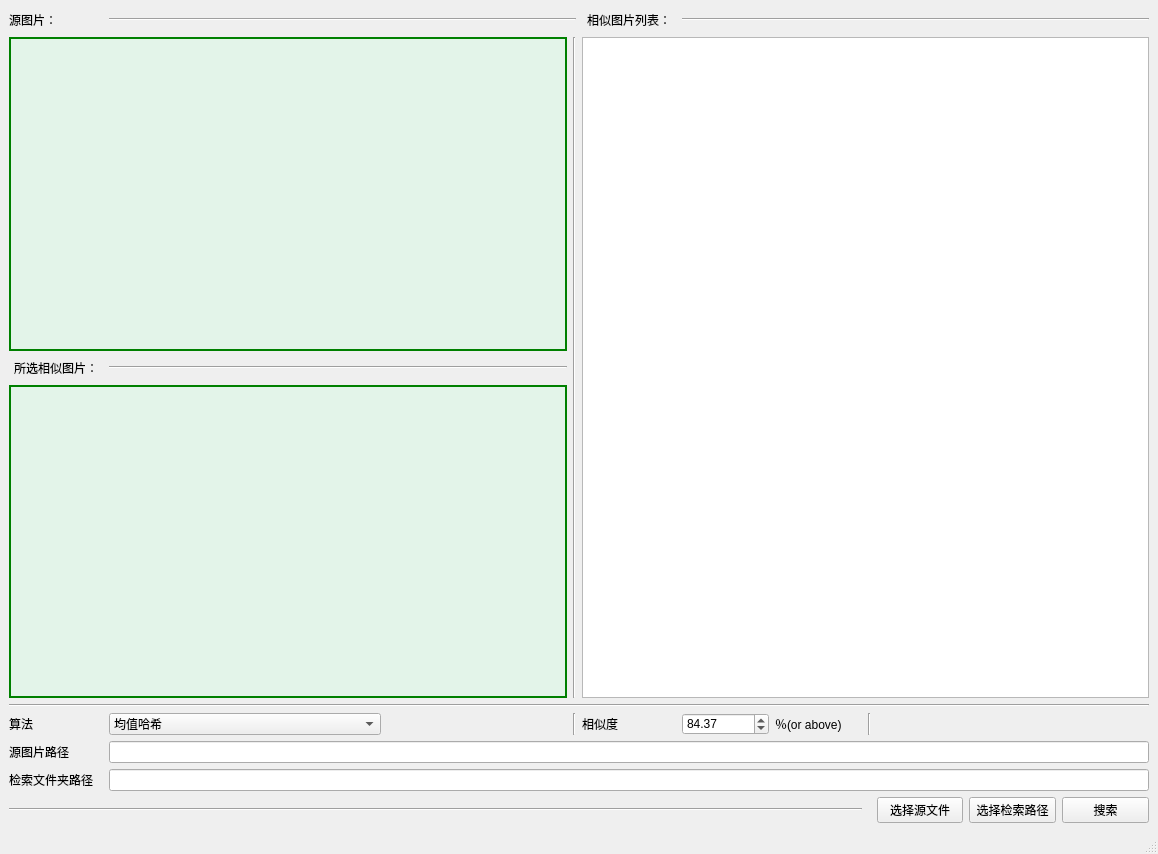
<?xml version="1.0" encoding="UTF-8"?>
<ui version="4.0">
 <class>MainWindow</class>
 <widget class="QMainWindow" name="MainWindow">
  <property name="geometry">
   <rect>
    <x>0</x>
    <y>0</y>
    <width>1158</width>
    <height>854</height>
   </rect>
  </property>
  <property name="sizePolicy">
   <sizepolicy hsizetype="Preferred" vsizetype="Preferred">
    <horstretch>0</horstretch>
    <verstretch>0</verstretch>
   </sizepolicy>
  </property>
  <property name="font">
   <font>
    <family>Adobe 宋体 Std L</family>
    <pointsize>11</pointsize>
   </font>
  </property>
  <property name="windowTitle">
   <string>相似图片搜索</string>
  </property>
  <property name="styleSheet">
   <string notr="true">Horizontal Line{
     border: 1px solid rgb(170, 0, 0);

      background:rgb(153, 255, 226);     

      border-radius: 4px;
    
      padding: 2px
}</string>
  </property>
  <widget class="QWidget" name="centralwidget">
   <property name="sizePolicy">
    <sizepolicy hsizetype="Fixed" vsizetype="Fixed">
     <horstretch>0</horstretch>
     <verstretch>0</verstretch>
    </sizepolicy>
   </property>
   <layout class="QGridLayout" name="gridLayout">
    <item row="12" column="6">
     <widget class="Line" name="line_7">
      <property name="orientation">
       <enum>Qt::Vertical</enum>
      </property>
     </widget>
    </item>
    <item row="12" column="10">
     <widget class="Line" name="line_8">
      <property name="orientation">
       <enum>Qt::Vertical</enum>
      </property>
     </widget>
    </item>
    <item row="16" column="1" colspan="13">
     <widget class="QLineEdit" name="srcpath">
      <property name="enabled">
       <bool>true</bool>
      </property>
     </widget>
    </item>
    <item row="0" column="1" colspan="6">
     <widget class="Line" name="line_5">
      <property name="orientation">
       <enum>Qt::Horizontal</enum>
      </property>
     </widget>
    </item>
    <item row="12" column="1" colspan="3">
     <widget class="QComboBox" name="comboBox">
      <property name="editable">
       <bool>false</bool>
      </property>
      <item>
       <property name="text">
        <string>均值哈希</string>
       </property>
      </item>
      <item>
       <property name="text">
        <string>差异哈希</string>
       </property>
      </item>
      <item>
       <property name="text">
        <string>感知哈希</string>
       </property>
      </item>
     </widget>
    </item>
    <item row="16" column="0">
     <widget class="QLabel" name="label_2">
      <property name="text">
       <string>源图片路径</string>
      </property>
     </widget>
    </item>
    <item row="20" column="11">
     <widget class="QPushButton" name="srcbutton">
      <property name="text">
       <string>选择源文件</string>
      </property>
     </widget>
    </item>
    <item row="12" column="8">
     <widget class="QDoubleSpinBox" name="SpinBox">
      <property name="decimals">
       <number>2</number>
      </property>
      <property name="stepType">
       <enum>QAbstractSpinBox::DefaultStepType</enum>
      </property>
      <property name="value">
       <double>84.370000000000005</double>
      </property>
     </widget>
    </item>
    <item row="12" column="9">
     <widget class="QLabel" name="label_5">
      <property name="text">
       <string>％(or above)</string>
      </property>
     </widget>
    </item>
    <item row="0" column="0">
     <widget class="QLabel" name="label_6">
      <property name="styleSheet">
       <string notr="true"/>
      </property>
      <property name="text">
       <string>源图片：</string>
      </property>
     </widget>
    </item>
    <item row="20" column="12">
     <widget class="QPushButton" name="databutton">
      <property name="text">
       <string>选择检索路径</string>
      </property>
     </widget>
    </item>
    <item row="12" column="7">
     <widget class="QLabel" name="label_9">
      <property name="layoutDirection">
       <enum>Qt::RightToLeft</enum>
      </property>
      <property name="autoFillBackground">
       <bool>true</bool>
      </property>
      <property name="text">
       <string>相似度</string>
      </property>
     </widget>
    </item>
    <item row="0" column="7">
     <widget class="QLabel" name="label_8">
      <property name="styleSheet">
       <string notr="true">QLabel{

    
      padding: 2px
}</string>
      </property>
      <property name="text">
       <string>相似图片列表：</string>
      </property>
     </widget>
    </item>
    <item row="5" column="0" rowspan="3" colspan="6">
     <widget class="QLabel" name="thumbnail2">
      <property name="styleSheet">
       <string notr="true">QLabel
{
	border: 2px solid green;
    background:rgb(227, 244, 233);
}</string>
      </property>
      <property name="text">
       <string/>
      </property>
     </widget>
    </item>
    <item row="0" column="8" colspan="6">
     <widget class="Line" name="line_6">
      <property name="orientation">
       <enum>Qt::Horizontal</enum>
      </property>
     </widget>
    </item>
    <item row="1" column="0" rowspan="3" colspan="6">
     <widget class="QLabel" name="thumbnail">
      <property name="sizePolicy">
       <sizepolicy hsizetype="Preferred" vsizetype="Preferred">
        <horstretch>0</horstretch>
        <verstretch>0</verstretch>
       </sizepolicy>
      </property>
      <property name="styleSheet">
       <string notr="true">QLabel
{
	border: 2px solid green;
    background:rgb(227, 244, 233);
}</string>
      </property>
      <property name="text">
       <string/>
      </property>
     </widget>
    </item>
    <item row="1" column="7" rowspan="7" colspan="7">
     <widget class="QListWidget" name="listWidget">
      <property name="styleSheet">
       <string notr="true"/>
      </property>
     </widget>
    </item>
    <item row="1" column="6" rowspan="7">
     <widget class="Line" name="line">
      <property name="orientation">
       <enum>Qt::Vertical</enum>
      </property>
     </widget>
    </item>
    <item row="17" column="0">
     <widget class="QLabel" name="label_3">
      <property name="text">
       <string>检索文件夹路径</string>
      </property>
     </widget>
    </item>
    <item row="9" column="0" colspan="14">
     <widget class="Line" name="line_2">
      <property name="orientation">
       <enum>Qt::Horizontal</enum>
      </property>
     </widget>
    </item>
    <item row="20" column="13">
     <widget class="QPushButton" name="enterButton">
      <property name="text">
       <string>搜索</string>
      </property>
     </widget>
    </item>
    <item row="20" column="0" colspan="10">
     <widget class="Line" name="line_4">
      <property name="orientation">
       <enum>Qt::Horizontal</enum>
      </property>
     </widget>
    </item>
    <item row="4" column="0">
     <widget class="QLabel" name="label_7">
      <property name="styleSheet">
       <string notr="true">QLabel{

    
      padding: 2px
}</string>
      </property>
      <property name="text">
       <string>所选相似图片：</string>
      </property>
     </widget>
    </item>
    <item row="17" column="1" colspan="13">
     <widget class="QLineEdit" name="datapath"/>
    </item>
    <item row="12" column="0">
     <widget class="QLabel" name="label_4">
      <property name="text">
       <string>算法</string>
      </property>
     </widget>
    </item>
    <item row="4" column="1" colspan="5">
     <widget class="Line" name="line_3">
      <property name="orientation">
       <enum>Qt::Horizontal</enum>
      </property>
     </widget>
    </item>
   </layout>
  </widget>
  <widget class="QStatusBar" name="statusbar"/>
  <widget class="QMenuBar" name="menubar">
   <property name="geometry">
    <rect>
     <x>0</x>
     <y>0</y>
     <width>1158</width>
     <height>17</height>
    </rect>
   </property>
  </widget>
 </widget>
 <resources/>
 <connections/>
</ui>
